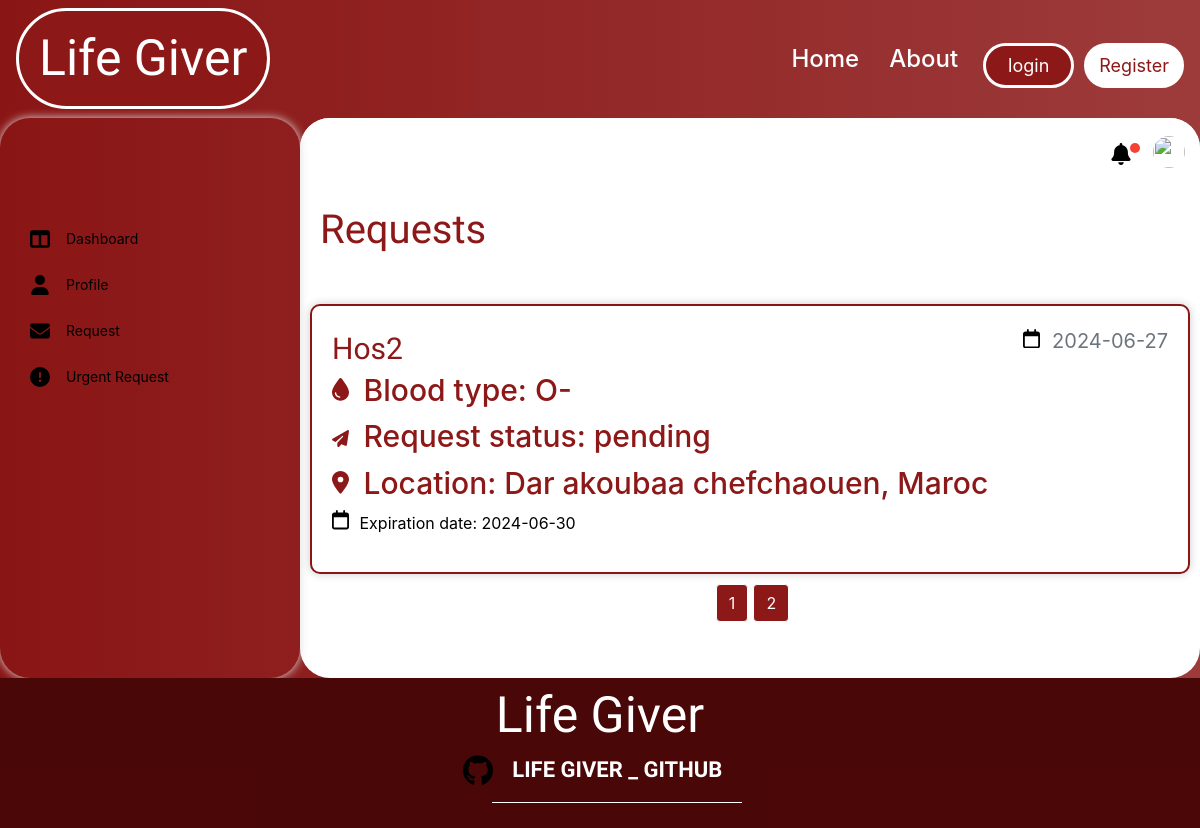
The page /don_requests?page=2 on the database as committed earlier.
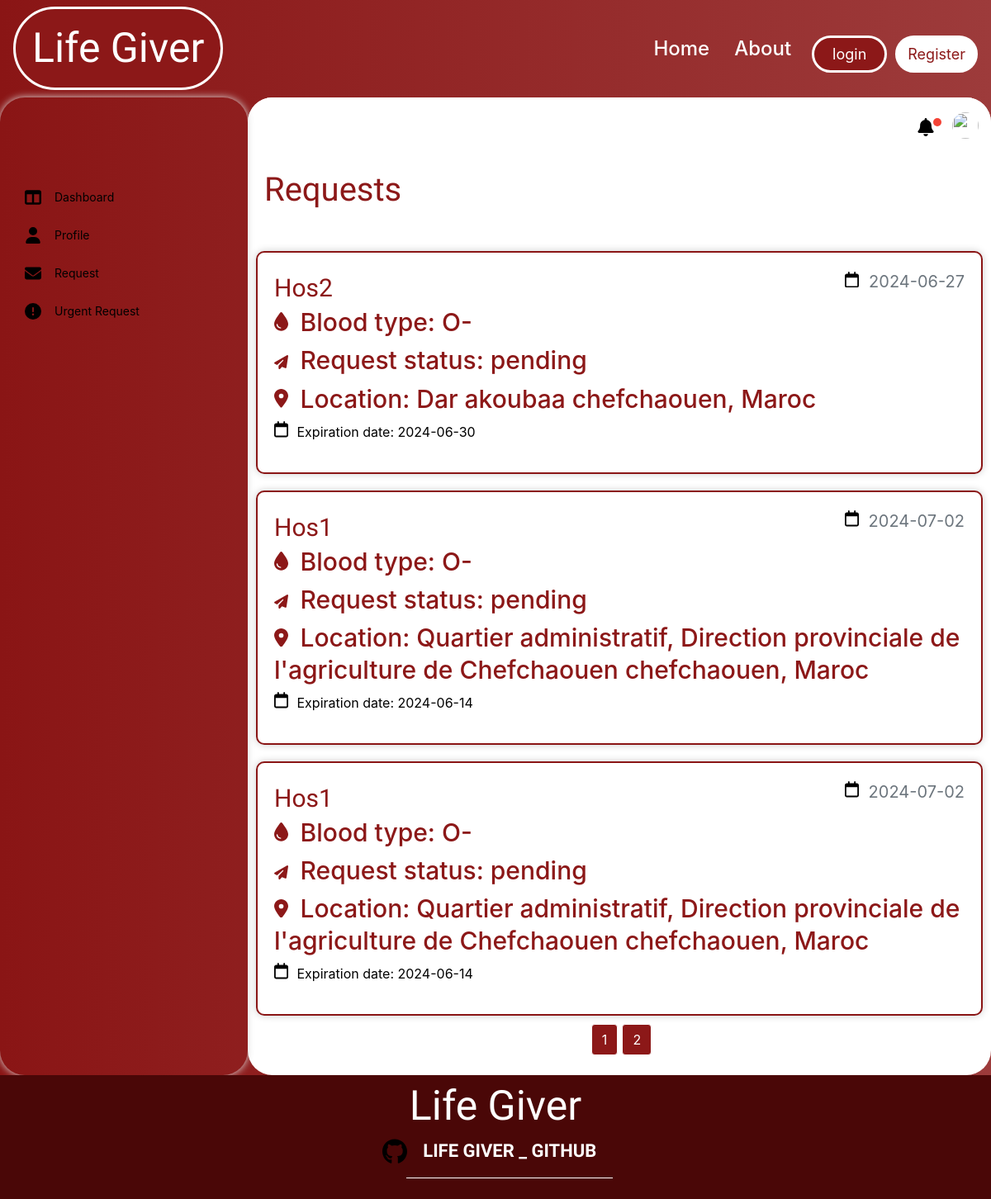
The same page on the database as committed later.
### Lifegiver_test/lifegiver/models.py (models this page shows, shortened)
class DonationRequest(db.Model):
    id = db.Column(db.Integer, primary_key=True)
    hospital_id = db.Column(db.Integer, db.ForeignKey('hospital.id'), nullable=False)
    blood_type = db.Column(db.Enum('O-', 'O+', 'A-', 'A+', 'B-', 'B+', 'AB-', 'AB+'), nullable=False)
    request_date = db.Column(db.DateTime, nullable=False, default=datetime.now)
    status = db.Column(db.Enum('pending', 'fulfilled', 'failed'), nullable=False)
    expiration_date = db.Column(db.DateTime, nullable=False, default=lambda: datetime.now() + timedelta(days=90))
    request_donations = db.relationship('UserDonation', backref='donation_request', lazy=True)

class Hospital(db.Model, UserMixin):
    __tablename__ = 'hospital'
    id = db.Column(db.Integer, primary_key=True)
    name = db.Column(db.String(225), nullable=False)
    image_file = db.Column(db.String(20), nullable=False, default='default1.png')
    street = db.Column(db.String(500), nullable=True)
    city = db.Column(db.String(100), nullable=True)
    province = db.Column(db.String(100), nullable=True)
    zip_code = db.Column(db.String(45), nullable=True)
    country = db.Column(db.String(100), nullable=True)
    phone_number = db.Column(db.String(45), nullable=False)
    email = db.Column(db.String(125), unique=True, nullable=False)
    password = db.Column(db.String(60), nullable=False)
    barcode = db.Column(db.String(100), unique=True, nullable=False)
    lat = db.Column(db.Float, nullable=True)
    lng = db.Column(db.Float, nullable=True)
    hospital_donations = db.relationship('UserDonation', backref='hospital_donation', lazy=True)
    hospital_requests = db.relationship('DonationRequest', backref='hospital_request', lazy=True)
    urgent_requests = db.relationship('UrgentRequest', backref='hospital_urgent_request', lazy=True)

### Lifegiver_test/lifegiver/route.py (the view)
@app.route('/don_requests', methods=['POST', 'GET'], strict_slashes=False)
def don_requests():
    page = request.args.get('page', 1, type=int)
    requests = DonationRequest.query.order_by(DonationRequest.request_date.asc()).paginate(page=page, per_page=5) # inteade of using .all() we gonna change it to .paginate() to get 10 requests per page
    return render_template('requests.html', title='Donation Requests page', requests=requests)

### Lifegiver_test/lifegiver/templates/requests.html (shortened to what this page needs)
{% extends "layout.html" %}
{% block link %}
<link rel="stylesheet" type="text/css" href="{{ url_for('static', filename='css/requests.css') }}" />
<link rel="stylesheet" type="text/css" href="{{ url_for('static', filename='css/framework.css') }}" />
{% endblock link %}
{% block content %}
<div class="page d-flex">
  <div class="sidebar bg-white p-20 p-relative">
    <ul>
      <li>
        <a class="active d-flex align-center fs-14 c-black rad-6 p-10" href="{{ url_for('donor_dashboard') }}">
          <span>Dashboard</span>
        </a>
      </li>
      <li>
        <a class="d-flex align-center fs-14 c-black rad-6 p-10" href="{{ url_for('donor_profile') }}">
          <span>Profile</span>
        </a>
      </li>
      <li>
        <a class="d-flex align-center fs-14 c-black rad-6 p-10" href="{{ url_for('don_requests') }}">
          <span>Request</span>
        </a>
      </li>
      <li>
        <a class="d-flex align-center fs-14 c-black rad-6 p-10" href="{{ url_for('urgent_requests') }}">
          <span>Urgent Request</span>
        </a>
      </li>
    </ul>
  </div>
  <div class="content w-full">
    <div class="head bg-white p-15 between-flex">
      <div class="icons d-flex align-center">
        <span class="notification p-relative">
        </span>
        <img class="rounded-circle account-img" src="{{ image_file }}">
      </div>
    </div>
    <h1 class="p-relative">Requests</h1>
    {% for request in requests.items %}
    {% if request.status == 'pending' %}
    <article class="media content-section">
      <div class="media-body" id="card">
        <div class="article-metadata">
          <a class="mr-2" href="{{ url_for('hospital_requests', name=request.hospital_request.name) }}">{{
            request.hospital_request.name }}</a>
          <small class="text-muted">
            {{ request.request_date.strftime('%Y-%m-%d') }}</small>
        </div>
        <h2>
          <a class="article-title" href="{{ url_for('don_request', don_request_id=request.id) }}">{{ 'Blood type: ' ~
            request.blood_type }}</a></h2>
        <h2>
          <a class="article-title" href="#">{{ 'Request status: ' ~ request.status }}</a></h2>
        <h2>
          <a class="article-title" href="#">{{ 'Location: ' ~ request.hospital_request.street ~ ' ' ~
            request.hospital_request.city ~ ', ' ~ request.hospital_request.country }}</a></h2>
        <p id="ex" class="article-content">
          {{ 'Expiration date: ' ~ request.expiration_date.strftime('%Y-%m-%d') }}</p>
          {% endif %}
      </div>
    </article>
    {% endfor %}
    <div class="div">
      {% for page_num in requests.iter_pages(left_edge=1, right_edge=1, left_current=1, right_current=1) %}
      {% if page_num %}
      {% if requests.page == page_num %}
      <a id="page" class="btn btn-info mb-4" href="{{ url_for('don_requests', page=page_num) }}">{{ page_num }}</a>
      {% else %}
      <a id="page" class="btn btn-outline-info mb-4" href="{{ url_for('don_requests', page=page_num) }}">{{ page_num
        }}</a>
      {% endif %}
      {% else %}
      <span>. . .</span>
      {% endif %}
      {% endfor %}
    </div>
  </div>
</div>
{% endblock content %}

Rows that differ between the two databases and show on the page:
added DonationRequest: hospital_request.name "Hos1", request_date "2024-07-02", blood_type "Blood type: O-", status "Request status: pending", expiration_date "Expiration date: 2024-06-14"
now on this page (row unchanged): Hospital: street+city+country "Location: Quartier administratif, Direction provinciale de l'agriculture de Chefchaouen chefchaouen, Maroc"
added DonationRequest: hospital_request.name "Hos1", request_date "2024-07-02", blood_type "Blood type: O-", status "Request status: pending", expiration_date "Expiration date: 2024-06-14"
